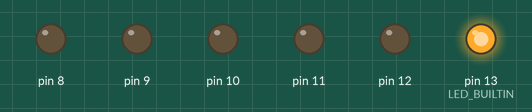
The sketch below on a simulated Arduino Uno, built with avr-gcc and run on an emulated ATmega328P. On the bench: output pins drawn as LEDs (lit = HIGH).

Above: at 0.2 s.
At 2.2 s:
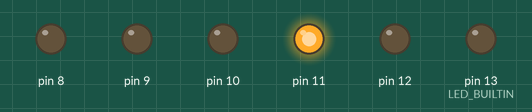
At 3.2 s:
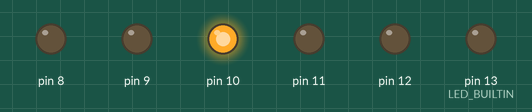
At 3.7 s:
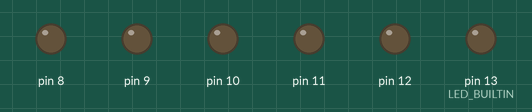
At 5.2 s:
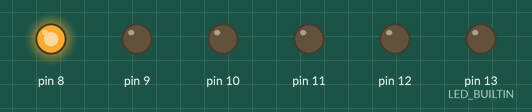
At 7.2 s:
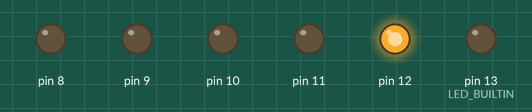
Timing chart, 0 to 7.8 s (numbered marks = the images above):
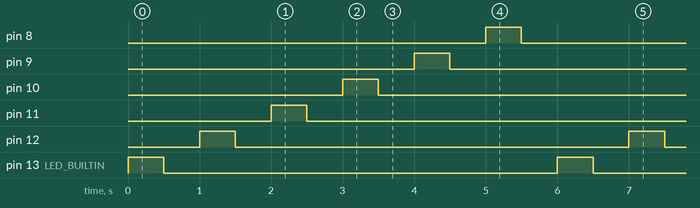

Measured:
- by itself, pin 8–12, pin 13 (LED_BUILTIN): alternates HIGH for 0.50 s and LOW for 5.5 s
- by itself, everything shown: repeats every 6.0 s, in 12 steps

The sketch:

Arduino_Code.ino
```cpp
// C++ code
int time;
void setup(){
  pinMode(LED_BUILTIN, OUTPUT);
  pinMode(12, OUTPUT);
  pinMode(11, OUTPUT);
  pinMode(10, OUTPUT);
  pinMode(9, OUTPUT);
  pinMode(8, OUTPUT);
  time = 500;
}
void loop(){
  digitalWrite(LED_BUILTIN, HIGH);
  delay(time); // Wait for 500 millisecond(s)
  digitalWrite(LED_BUILTIN, LOW);
  delay(time); // Wait for 500 millisecond(s)
  //
  digitalWrite(12, HIGH);
  delay(time); // Wait for 500 millisecond(s)
  digitalWrite(12, LOW);
  delay(time); // Wait for 500 millisecond(s)
  //
  digitalWrite(11, HIGH);
  delay(time); // Wait for 500 millisecond(s)
  digitalWrite(11, LOW);
  delay(time); // Wait for 500 millisecond(s)
  //
  digitalWrite(10, HIGH);
  delay(time); // Wait for 500 millisecond(s)
  digitalWrite(10, LOW);
  delay(time); // Wait for 500 millisecond(s)
  //
  digitalWrite(9, HIGH);
  delay(time); // Wait for 500 millisecond(s)
  digitalWrite(9, LOW);
  delay(time); // Wait for 500 millisecond(s)
  //
  digitalWrite(8, HIGH);
  delay(time); // Wait for 500 millisecond(s)
  digitalWrite(8, LOW);
  delay(time); // Wait for 500 millisecond(s)
}
```
